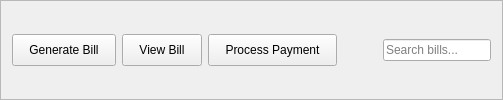
         <widget class="QFrame" name="billingActionsFrame">
          <property name="frameShape">
           <enum>QFrame::Shape::StyledPanel</enum>
          </property>
          <property name="frameShadow">
           <enum>QFrame::Shadow::Raised</enum>
          </property>
          <layout class="QHBoxLayout" name="horizontalLayout_14">
           <item>
            <widget class="QPushButton" name="generateBillBtn">
             <property name="styleSheet">
              <string notr="true">padding: 8px 16px;</string>
             </property>
             <property name="text">
              <string>Generate Bill</string>
             </property>
            </widget>
           </item>
           <item>
            <widget class="QPushButton" name="viewBillBtn">
             <property name="styleSheet">
              <string notr="true">padding: 8px 16px;</string>
             </property>
             <property name="text">
              <string>View Bill</string>
             </property>
            </widget>
           </item>
           <item>
            <widget class="QPushButton" name="processPaymentBtn">
             <property name="styleSheet">
              <string notr="true">padding: 8px 16px;</string>
             </property>
             <property name="text">
              <string>Process Payment</string>
             </property>
            </widget>
           </item>
           <item>
            <spacer name="horizontalSpacer_12">
             <property name="orientation">
              <enum>Qt::Orientation::Horizontal</enum>
             </property>
             <property name="sizeHint" stdset="0">
              <size>
               <width>40</width>
               <height>20</height>
              </size>
             </property>
            </spacer>
           </item>
           <item>
            <widget class="QLineEdit" name="billingSearchBox">
             <property name="placeholderText">
              <string>Search bills...</string>
             </property>
            </widget>
           </item>
          </layout>
         </widget>
